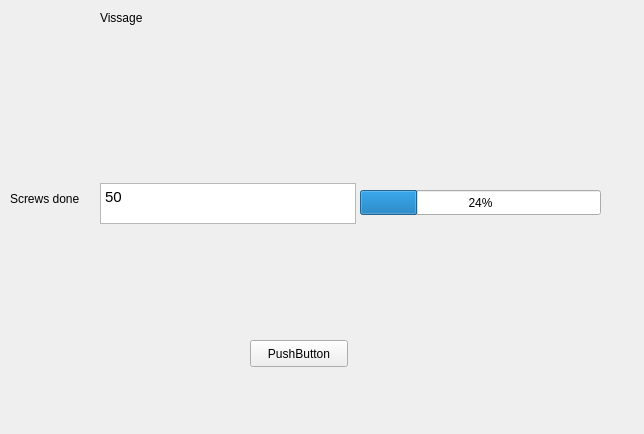
<?xml version="1.0" encoding="UTF-8"?>
<ui version="4.0">
 <class>Form</class>
 <widget class="QWidget" name="Form">
  <property name="geometry">
   <rect>
    <x>0</x>
    <y>0</y>
    <width>644</width>
    <height>434</height>
   </rect>
  </property>
  <property name="windowTitle">
   <string>Form</string>
  </property>
  <widget class="QLabel" name="labelTitle">
   <property name="geometry">
    <rect>
     <x>100</x>
     <y>9</y>
     <width>52</width>
     <height>17</height>
    </rect>
   </property>
   <property name="text">
    <string>Vissage</string>
   </property>
  </widget>
  <widget class="QProgressBar" name="progressBar">
   <property name="geometry">
    <rect>
     <x>360</x>
     <y>190</y>
     <width>241</width>
     <height>25</height>
    </rect>
   </property>
   <property name="value">
    <number>24</number>
   </property>
  </widget>
  <widget class="QLabel" name="label">
   <property name="geometry">
    <rect>
     <x>10</x>
     <y>190</y>
     <width>85</width>
     <height>17</height>
    </rect>
   </property>
   <property name="text">
    <string>Screws done</string>
   </property>
  </widget>
  <widget class="QTextEdit" name="textEdit">
   <property name="geometry">
    <rect>
     <x>100</x>
     <y>183</y>
     <width>256</width>
     <height>41</height>
    </rect>
   </property>
   <property name="html">
    <string>&lt;!DOCTYPE HTML PUBLIC &quot;-//W3C//DTD HTML 4.0//EN&quot; &quot;http://www.w3.org/TR/REC-html40/strict.dtd&quot;&gt;
&lt;html&gt;&lt;head&gt;&lt;meta name=&quot;qrichtext&quot; content=&quot;1&quot; /&gt;&lt;style type=&quot;text/css&quot;&gt;
p, li { white-space: pre-wrap; }
&lt;/style&gt;&lt;/head&gt;&lt;body style=&quot; font-family:'Ubuntu'; font-size:11pt; font-weight:400; font-style:normal;&quot;&gt;
&lt;p style=&quot; margin-top:0px; margin-bottom:0px; margin-left:0px; margin-right:0px; -qt-block-indent:0; text-indent:0px;&quot;&gt;50&lt;/p&gt;&lt;/body&gt;&lt;/html&gt;</string>
   </property>
  </widget>
  <widget class="QPushButton" name="my_button">
   <property name="geometry">
    <rect>
     <x>250</x>
     <y>340</y>
     <width>98</width>
     <height>27</height>
    </rect>
   </property>
   <property name="text">
    <string>PushButton</string>
   </property>
  </widget>
 </widget>
 <resources/>
 <connections/>
</ui>
